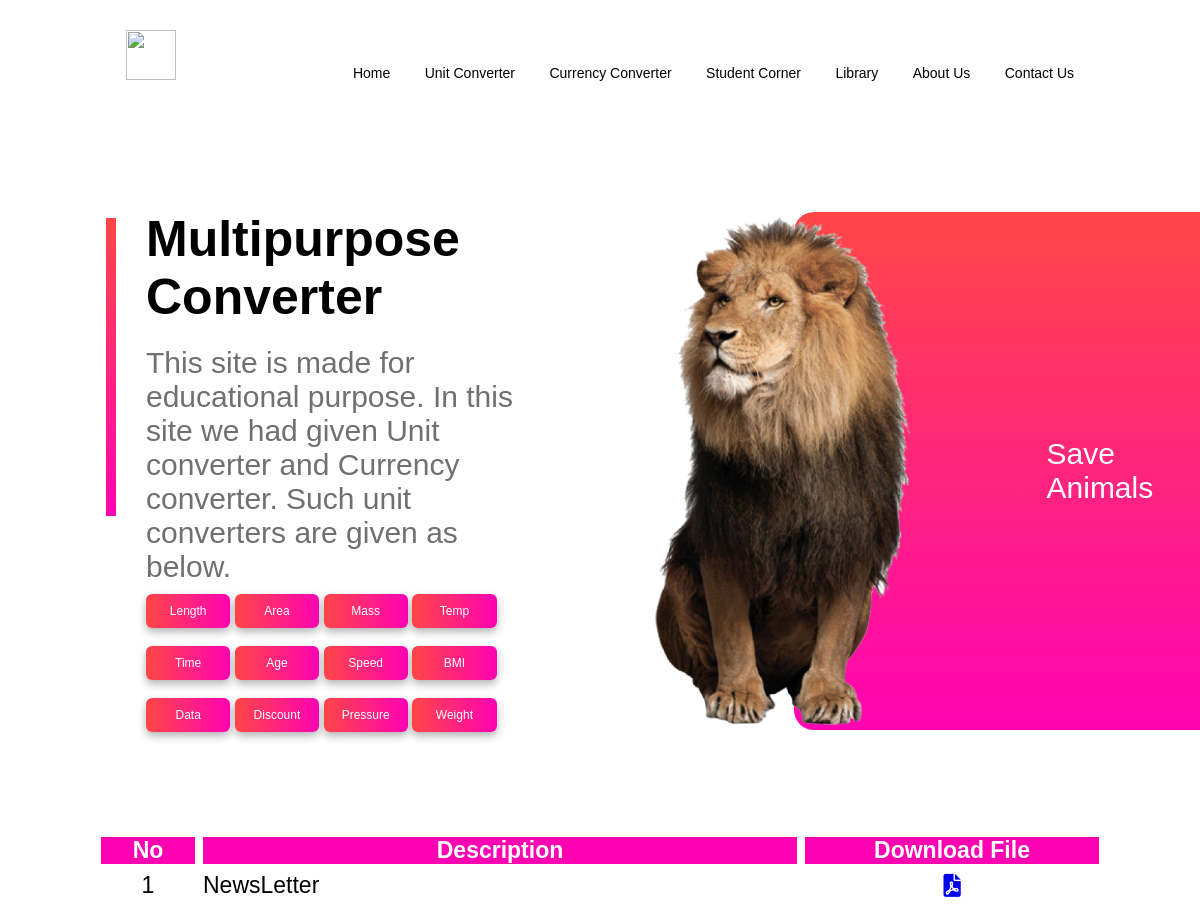
/, run on an earlier commit of the app's database.
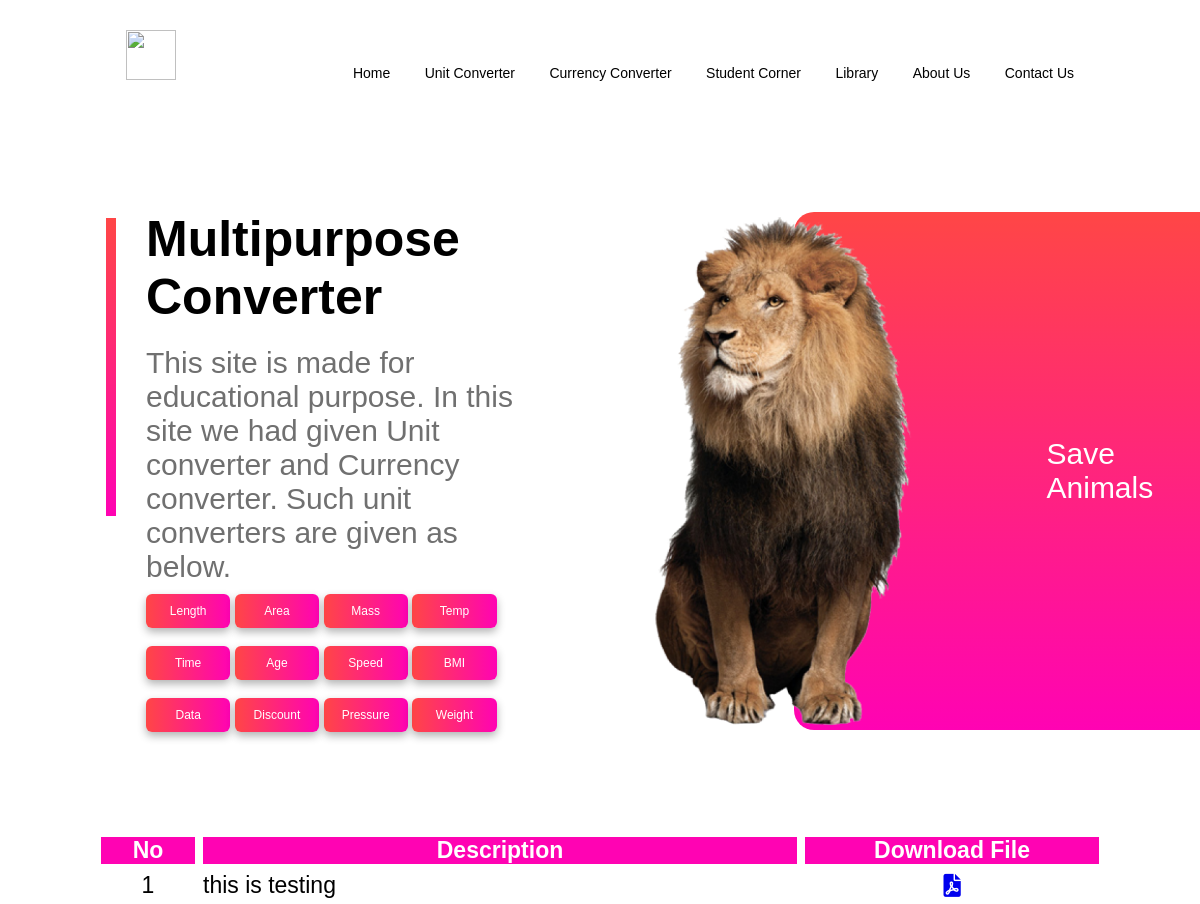
And on a later commit of the database.
### home/models.py (models this page shows, shortened)
class pdf(models.Model):
    No = models.IntegerField(primary_key=True, editable=True)
    Description=models.CharField(max_length=200)
    File=models.FileField(upload_to='')

### home/views.py (the view)
# urls.py: path("", views.index, name='home'),
def index(request):
    context={'pdf_file':pdf.objects.all()}
    return render(request,'base.html',context)

### templates/base.html (shortened to what this page needs)
{% load static %}
<html>
<head>
<link rel="stylesheet" href="https://cdnjs.cloudflare.com/ajax/libs/font-awesome/6.0.0/css/all.min.css" />
{% load static %}
<link rel="stylesheet" href="{% static 'style.css' %}">
</head>
<body>
<div class="conatiner">
    <div class="navbar">
        <img src="/static/logo.png" class="logo">
        <nav>
            <ul id="menuList">
                <li><a href="/">Home</a></li>
                <li><a href="/unitconverter">Unit Converter</a></li>
                <li><a href="/currencyconverter">Currency Converter</a></li>
                <li><a href="/studentcorner">Student Corner</a></li>
                <li><a href="/library">Library</a></li>
                <li><a href="/about">About Us</a></li>
                <li><a href="/contact">Contact Us</a></li>
            </ul>
        </nav>
    </div>
        <div class="row">
            <div class="col-1">
                <h2>Multipurpose Converter</h2>
                <h3>This site is made for educational purpose. In this site we had given Unit converter and Currency converter. Such unit converters are given as below. </h3>
                <a href="/length"><button type="submit" value="Submit">Length</button></a>
                <a href="/area"><button type="submit" value="Submit">Area</button></a>
                <a href="/mass"><button type="submit" value="Submit">Mass</button></a>
                <a href="/temperature"><button type="submit" value="Submit">Temp</button></a>
                <br>
                <br>
                <a href="/time"><button type="submit" value="Submit">Time</button></a>
                <a href="/age"><button type="submit" value="Submit">Age</button></a>
                <a href="/speed"><button type="submit" value="Submit">Speed</button></a>
                <a href="/bmi"><button type="submit" value="Submit">BMI</button></a>
                <br>
                <br>
                <a href="/data"><button type="submit" value="Submit">Data</button></a>
                <a href="/discount"><button type="submit" value="Submit">Discount</button></a>
                <a href="/pressure"><button type="submit" value="Submit">Pressure</button></a>
                <a href="/weight"><button type="submit" value="Submit">Weight</button></a>
            </div>
            <div class="col-2">
                <img src="/static/icon2.png" class="controller">
                   <div class="animal"> <p>Save Animals</p></div>
            </div>
        </div>
        <table>
        <tr>
            <th style="width:10%;">No</th>
            <th>Description</th>
            <th style="width:100%">Download File</th>
        </tr>
        {% for pdf in pdf_file %}
        <tr>
            <td style="width:10%;">{{pdf.No}}</td>
            <td style="text-align:left; width:60%">{{pdf.Description}}</td>
            <td style="width:100%"><a href="media/{{pdf.File}}"><i class="fa-solid fa-file-pdf"></i></i></a></td>
        </tr>
        {% endfor %}
    </table>
</div>
</body>
</html>

What changed in the data, as far as the page shows it:
changed pdf id 1: Description "NewsLetter" → "this is testing"
